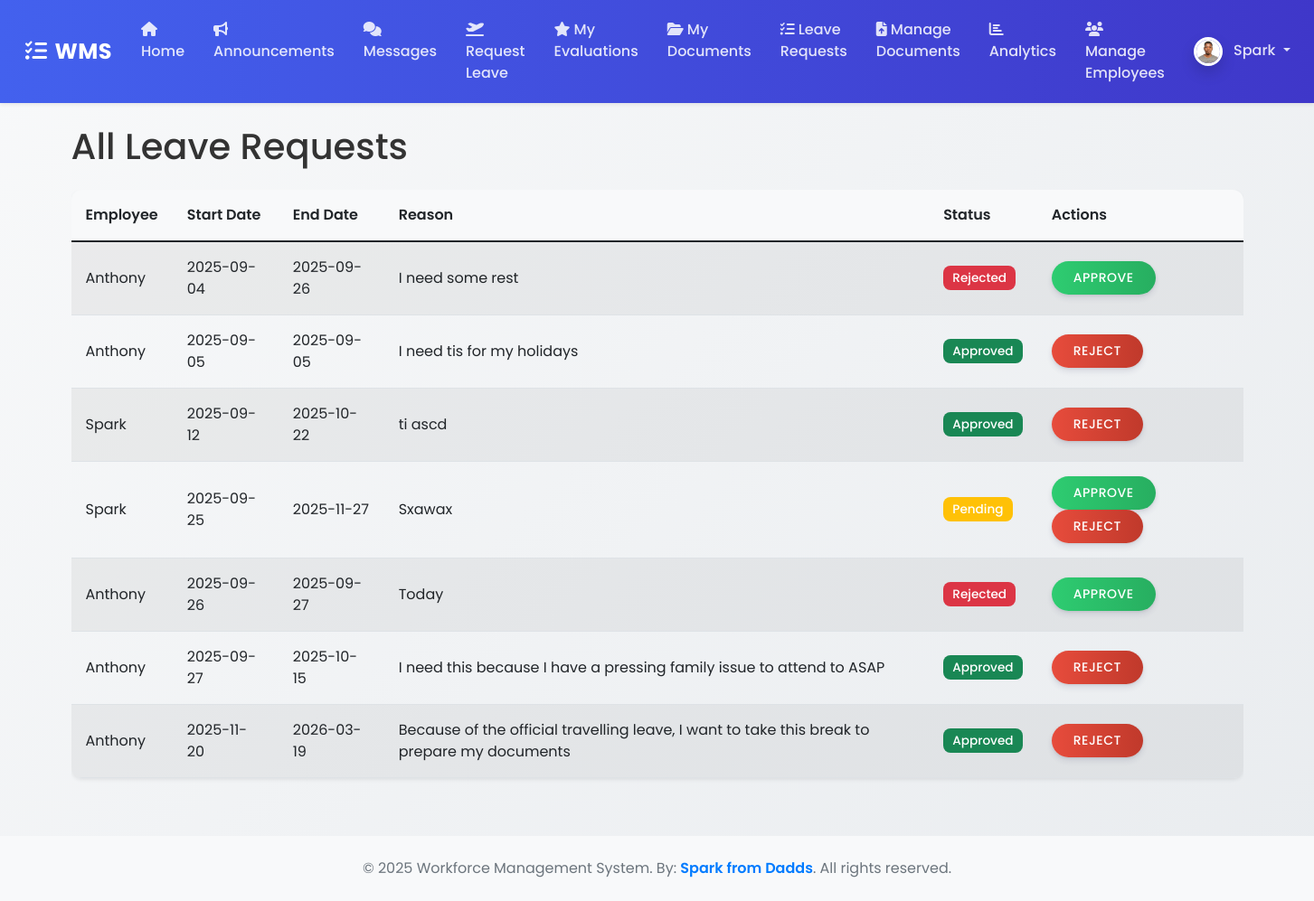
/leave/requests (signed in), run on an earlier commit of the app's database.
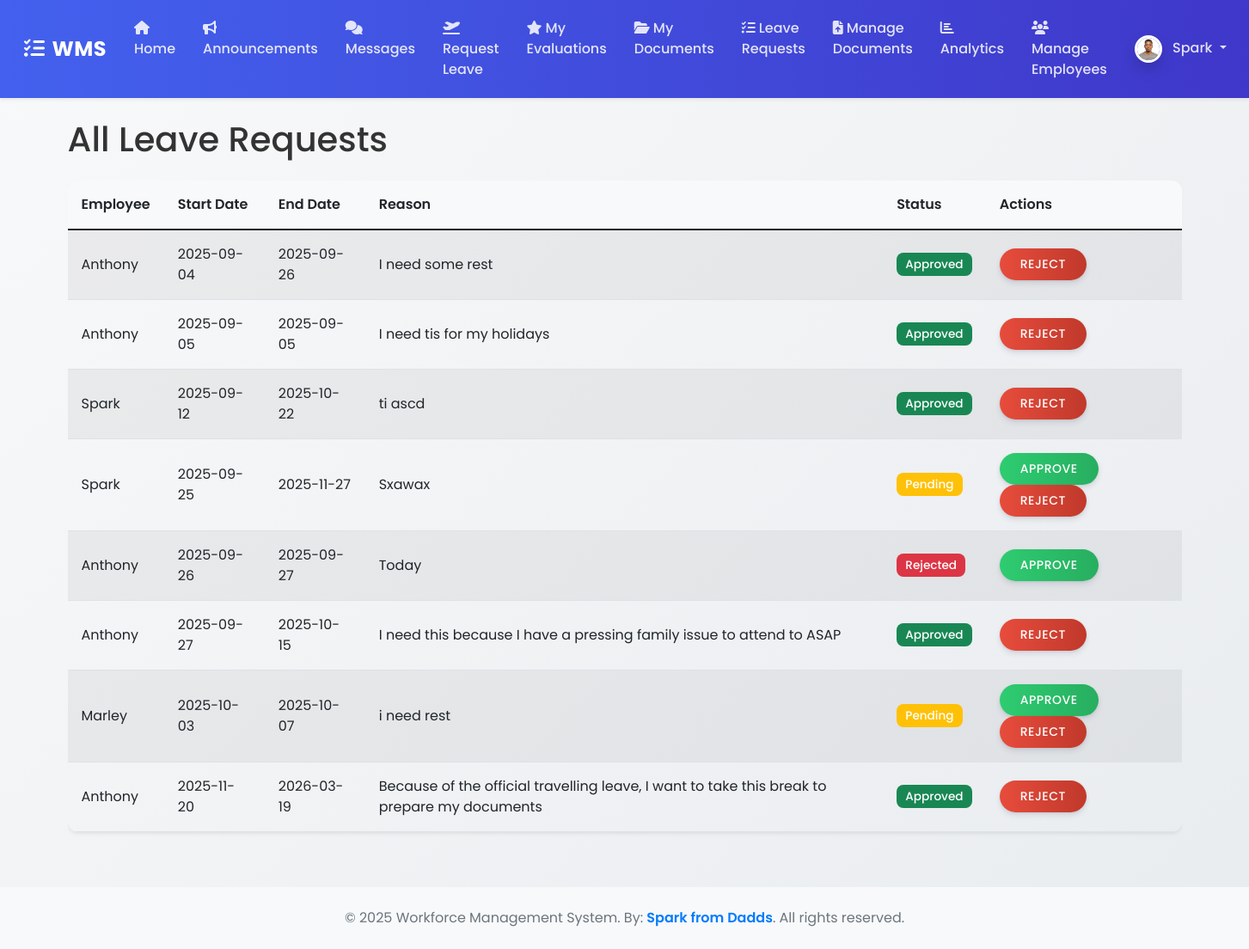
And on a later commit of the database.
### wms/models.py (models this page shows, shortened)
class ProfilePicture(db.Model):
    id = db.Column(db.Integer, primary_key=True)
    filename = db.Column(db.String(100), nullable=False)
    upload_date = db.Column(db.DateTime, nullable=False, default=datetime.datetime.utcnow)
    user_id = db.Column(db.Integer, db.ForeignKey('user.id'), nullable=False, unique=True)

class User(UserMixin, db.Model):
    id = db.Column(db.Integer, primary_key=True)
    username = db.Column(db.String(150), unique=True, nullable=False)
    email = db.Column(db.String(150), unique=True, nullable=False)
    password_hash = db.Column(db.String(256))
    role = db.Column(db.String(50), nullable=False, default='Employee') # Roles: Admin, Manager, Employee
    profile_picture = db.relationship('ProfilePicture', backref='user', uselist=False)

class LeaveRequest(db.Model):
    id = db.Column(db.Integer, primary_key=True)
    start_date = db.Column(Date, nullable=False)
    end_date = db.Column(Date, nullable=False)
    reason = db.Column(Text, nullable=False)
    status = db.Column(db.String(20), nullable=False, default='Pending')  # Pending, Approved, Rejected
    user_id = db.Column(db.Integer, db.ForeignKey('user.id'), nullable=False)
    user = db.relationship('User', backref='leave_requests')

### wms/routes.py (the view)
@main_bp.route("/leave/requests")
@login_required
@roles_required('Admin', 'Manager')
def leave_requests():
    requests = LeaveRequest.query.order_by(LeaveRequest.start_date.asc()).all()
    return render_template('leave_requests.html', title='Leave Requests', requests=requests)

### wms/__init__.py (called while the page is built)
def create_app():
    app = Flask(__name__)
    app.config['SECRET_KEY'] = os.environ.get('SECRET_KEY', 'a-very-secret-key-for-dev')
    app.config['SQLALCHEMY_DATABASE_URI'] = os.environ.get('DATABASE_URL', 'sqlite:///wms.db')
    app.config['SQLALCHEMY_TRACK_MODIFICATIONS'] = False
    app.config['UPLOAD_FOLDER'] = os.path.join(app.root_path, 'static/uploads')
    db.init_app(app)
    login_manager.init_app(app)
    csrf.init_app(app)
    migrate.init_app(app, db) # Initialize Migrate with app and db
    login_manager.login_view = 'main.login'
    login_manager.login_message_category = 'info'
    from wms.routes import main_bp
    app.register_blueprint(main_bp)
    with app.app_context():
        from . import models
    @login_manager.user_loader
    def load_user(user_id):
        from .models import User
        return User.query.get(int(user_id))
    return app

### wms/templates/leave_requests.html (shortened to what this page needs)
{% extends "base.html" %}
{% block content %}
    <div class="content-section">
        <h1 class="mb-4">All Leave Requests</h1>
        <div class="table-responsive">
            <table class="table table-striped">
                <thead>
                    <tr>
                        <th>Employee</th>
                        <th>Start Date</th>
                        <th>End Date</th>
                        <th>Reason</th>
                        <th>Status</th>
                        <th>Actions</th>
                    </tr>
                </thead>
                <tbody>
                    {% for request in requests %}
                        <tr>
                            <td>{{ request.user.username }}</td>
                            <td>{{ request.start_date.strftime('%Y-%m-%d') }}</td>
                            <td>{{ request.end_date.strftime('%Y-%m-%d') }}</td>
                            <td>{{ request.reason }}</td>
                            <td>
                                {% if request.status == 'Approved' %}
                                    <span class="badge bg-success">{{ request.status }}</span>
                                {% elif request.status == 'Rejected' %}
                                    <span class="badge bg-danger">{{ request.status }}</span>
                                {% else %}
                                    <span class="badge bg-warning">{{ request.status }}</span>
                                {% endif %}
                            </td>
                            <td>
                                {% if request.status != 'Approved' %}
                                    <form action="{{ url_for('main.approve_leave_request', request_id=request.id) }}" method="POST" class="d-inline">
                                        <button type="submit" class="btn btn-success btn-sm">Approve</button>
                                    </form>
                                {% endif %}
                                {% if request.status != 'Rejected' %}
                                    <form action="{{ url_for('main.reject_leave_request', request_id=request.id) }}" method="POST" class="d-inline">
                                        <button type="submit" class="btn btn-danger btn-sm">Reject</button>
                                    </form>
                                {% endif %}
                            </td>
                        </tr>
                    {% else %}
                        <tr>
                            <td colspan="6">No leave requests found.</td>
                        </tr>
                    {% endfor %}
                </tbody>
            </table>
        </div>
    </div>
{% endblock content %}

### wms/templates/base.html (shortened to what this page needs)
<!DOCTYPE html>
<html>
<head>
    <link rel="stylesheet" href="https://cdn.jsdelivr.net/npm/bootstrap@5.1.3/dist/css/bootstrap.min.css">
    <link rel="stylesheet" href="https://cdnjs.cloudflare.com/ajax/libs/font-awesome/6.5.0/css/all.min.css">
    <link rel="stylesheet" href="{{ url_for('static', filename='css/styles.css') }}">
</head>
<body>
    <nav class="navbar navbar-expand-lg navbar-dark shadow-sm sticky-top">
        <div class="container-fluid">
            <a class="navbar-brand" href="#"><i class="fas fa-tasks me-2"></i>WMS</a>
            <div class="collapse navbar-collapse" id="navbarContent">
                <ul class="navbar-nav me-auto mb-2 mb-lg-0">
                    {% if current_user.is_authenticated %}
                        <li class="nav-item"><a class="nav-link" href="{{ url_for('main.home') }}"><i class="fas fa-home me-1"></i>Home</a></li>
                        <li class="nav-item"><a class="nav-link" href="{{ url_for('main.announcements') }}"><i class="fas fa-bullhorn me-1"></i>Announcements</a></li>
                        <li class="nav-item"><a class="nav-link" href="{{ url_for('main.messages') }}"><i class="fas fa-comments me-1"></i>Messages</a></li>
                        <li class="nav-item"><a class="nav-link" href="{{ url_for('main.new_leave_request') }}"><i class="fas fa-plane-departure me-1"></i>Request Leave</a></li>
                        <li class="nav-item"><a class="nav-link" href="{{ url_for('main.view_evaluations', user_id=current_user.id) }}"><i class="fas fa-star me-1"></i>My Evaluations</a></li>
                        <li class="nav-item"><a class="nav-link" href="{{ url_for('main.my_documents') }}"><i class="fas fa-folder-open me-1"></i>My Documents</a></li>
                        {% if current_user.role in ['Admin', 'Manager'] %}
                            <li class="nav-item"><a class="nav-link" href="{{ url_for('main.leave_requests') }}"><i class="fas fa-tasks me-1"></i>Leave Requests</a></li>
                            <li class="nav-item"><a class="nav-link" href="{{ url_for('main.documents') }}"><i class="fas fa-file-upload me-1"></i>Manage Documents</a></li>
                            <li class="nav-item"><a class="nav-link" href="{{ url_for('main.analytics') }}"><i class="fas fa-chart-bar me-1"></i>Analytics</a></li>
                            <li class="nav-item"><a class="nav-link" href="{{ url_for('main.manage_employees') }}"><i class="fas fa-users me-1"></i>Manage Employees</a></li>
                        {% endif %}
                    {% endif %}
                </ul>
                <ul class="navbar-nav">
                    {% if current_user.is_authenticated %}
                        <li class="nav-item dropdown">
                            <a class="nav-link dropdown-toggle" href="#" id="navbarDropdown" role="button" data-bs-toggle="dropdown" aria-expanded="false">
                                {% if current_user.profile_picture %}
                                    <img src="{{ url_for('static', filename='uploads/profile_pics/' + current_user.profile_picture.filename) }}"
                                         class="rounded-circle profile-picture" width="32" height="32" alt="Profile Picture">
                                {% else %}
                                    <img src="{{ url_for('static', filename='uploads/profile_pics/default.png') }}"
                                         class="rounded-circle profile-picture" width="32" height="32" alt="Default Profile Picture">
                                {% endif %}
                                <span class="ms-2">{{ current_user.username }}</span>
                            </a>
                        </li>
                    {% else %}
                        <li class="nav-item"><a class="nav-link" href="{{ url_for('main.login') }}"><i class="fas fa-sign-in-alt me-1"></i>Login</a></li>
                        <li class="nav-item"><a class="nav-link" href="{{ url_for('main.register') }}"><i class="fas fa-user-plus me-1"></i>Register</a></li>
                    {% endif %}
                </ul>
            </div>
        </div>
    </nav>
    <div class="container mt-4">
        {% block content %}{% endblock %}
    </div>
    <footer class="bg-light text-center text-muted py-4 mt-5">
  <div class="container">
    <p class="mb-0">
      © 2025 Workforce Management System. By:
      <span style="color: #007BFF; font-weight: 600;">Spark from Dadds</span>.
      All rights reserved.
    </p>
  </div>
</footer>
</body>
</html>

### wms/static/css/styles.css (style rules this page uses)
:root { --primary-color: #4361ee; --secondary-color: #3f37c9; --success-color: #4cc9f0; --info-color: #4895ef; --warning-color: #f72585; --danger-color: #e63946; --light-color: #f8f9fa; --dark-color: #212529; }
body { background: linear-gradient(135deg, #f8f9fa 0%, #e9ecef 100%); min-height: 100vh; font-family: 'Poppins', sans-serif; color: #333; }
.navbar { background: linear-gradient(90deg, var(--primary-color) 0%, var(--secondary-color) 100%) !important; padding: 0.8rem 1rem; }
.navbar-brand { font-weight: 700; letter-spacing: 0.5px; font-size: 1.5rem; color: white !important; }
.navbar-dark .navbar-nav .nav-link { color: rgba(255, 255, 255, 0.85); font-weight: 500; padding: 0.5rem 1rem; border-radius: 4px; transition: all 0.3s ease; }
.btn { border-radius: 50px; padding: 0.5rem 1.5rem; font-weight: 500; text-transform: uppercase; letter-spacing: 0.5px; transition: all 0.3s ease; box-shadow: 0 4px 6px rgba(50, 50, 93, 0.11), 0 1px 3px rgba(0, 0, 0, 0.08); }
.btn-success { background: linear-gradient(90deg, #2ecc71 0%, #27ae60 100%); border: none; }
.btn-danger { background: linear-gradient(90deg, #e74c3c 0%, #c0392b 100%); border: none; }
.badge { font-size: 0.85rem; padding: 0.5em 0.75em; border-radius: 8px; font-weight: 500; }
.table { border-radius: 0.75rem; overflow: hidden; box-shadow: 0 0.125rem 0.25rem rgba(0, 0, 0, 0.075); }
.table thead th { background-color: #f8f9fa; vertical-align: middle; border-bottom: none; padding: 1rem; font-weight: 600; }
.table tbody td { padding: 1rem; vertical-align: middle; }
.profile-picture { border: 3px solid white; box-shadow: 0 0.5rem 1rem rgba(0, 0, 0, 0.15); }
.container { animation: fadeIn 0.5s ease-out; }

What changed in the data, as far as the page shows it:
changed LeaveRequest "I need some rest": status "Rejected" → "Approved"; status "APPROVE" → "REJECT"
added LeaveRequest: user.username "Marley", start_date "2025-10-03", end_date "2025-10-07", reason "i need rest", status "Pending"
